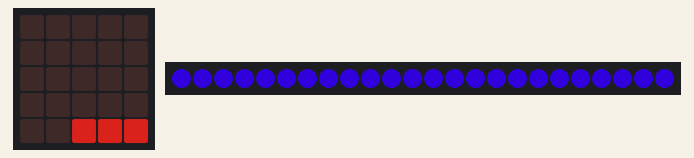
This program was run on a simulated BBC micro:bit running MicroPython. On the bench: the board's 5×5 LED display, 24 RGB LEDs in strip order, left to right. Dim RGB values are drawn brighter than linear.

Above: at 0.8 s.
At 1.4 s:
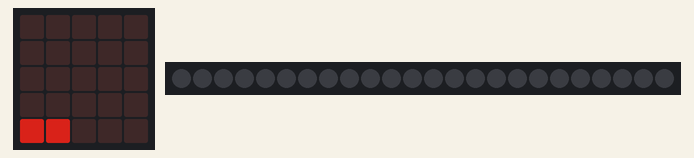

Measured:
- what the display in image 1 shows lasts 0.7 s, from 1.3 s to 2.0 s

The program:

rainbow.py
```python
from microbit import *
import neopixel
import math
num_of_pix = 24
np = neopixel.NeoPixel(pin0, num_of_pix)
p = 0
l=0
np.clear()
t=0

def printN(n):
    b=bin(n)[2:]
    b="0"*(5*5-len(b))+b
    for y in range(5):
        for x in range(5):
            display.set_pixel(x,y,(b[y*5+x]=="1")*5)


def pulse(period,r,g,b):
    for t in range(period):
        printN(t)
        bright=((-math.cos(t*2*math.pi/period)+1)*0.5)
        for i in range(24):
            R=math.floor(bright*r*0.4)
            G=math.floor(bright*g*0.5)
            B=math.floor(bright*b)
            np[i]=(R,G,B)
        np.show()
    np.clear()

colors=[(255,0,0),(255,127,0),(255,255,0),(0,255,0),(0,0,255),(39,0,51),(139,0,255)]
while True:
    for color in colors:
        r=color[0]
        g=color[1]
        b=color[2]
        pulse(25,r,g,b)
    for color in colors[-2:0:-1]:
        r=color[0]
        g=color[1]
        b=color[2]
        pulse(25,r,g,b)
```
